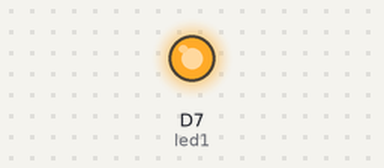
Simulated run of this sketch. Board: ESP8266 (NodeMCU). Parts: output pins drawn as LEDs (lit = HIGH).

Above: at 0.2 s.
At 19.2 s:
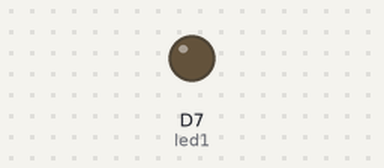
Timing chart, 0 to 20.5 s (numbered marks = the images above):
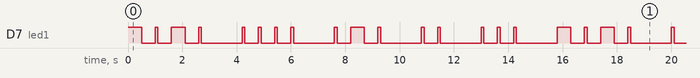

The sketch:

Task2-1.ino
```cpp
// ------------
// Blink an LED
// ------------

/*-------------

We've heavily commented this code for you. If you're a pro, feel free to ignore it.

Comments start with two slashes or are blocked off by a slash and a star.
You can read them, but your device can't.
It's like a secret message just for you.

Every program based on Wiring (programming language used by Arduino, and Particle devices) has two essential parts:
setup - runs once at the beginning of your program
loop - runs continuously over and over

You'll see how we use these in a second.

This program will blink an led on and off every second.
It blinks the D7 LED on your Particle device. If you have an LED wired to D0, it will blink that LED as well.

-------------*/


// First, we're going to make some variables.
// This is our "shorthand" that we'll use throughout the program:


int led1 = D7; // Instead of writing D7 over and over again, we'll write led2
// This one is the little blue LED on your board. On the Photon it is next to D7, and on the Core it is next to the USB jack.

// Having declared these variables, let's move on to the setup function.
// The setup function is a standard part of any microcontroller program.
// It runs only once when the device boots up or is reset.

void setup() {

  // We are going to tell our device that D0 and D7 (which we named led1 and led2 respectively) are going to be output
  // (That means that we will be sending voltage to them, rather than monitoring voltage that comes from them)

  // It's important you do this here, inside the setup() function rather than outside it or in the loop function.

  pinMode(led1, OUTPUT);


}

// Next we have the loop function, the other essential part of a microcontroller program.
// This routine gets repeated over and over, as quickly as possible and as many times as possible, after the setup function is called.
// Note: Code that blocks for too long (like more than 5 seconds), can make weird things happen (like dropping the network connection).  The built-in delay function shown below safely interleaves required background activity, so arbitrarily long delays can safely be done if you need them.

void loop() {
    // C
    blinkLED(true);
    blinkLED(false);
    blinkLED(true);
    blinkLED(false);
    delay(1000);
    //H
    blinkLED(false);
    blinkLED(false);
    blinkLED(false);
    blinkLED(false);
    delay(1000);
    //R
    blinkLED(false);
    blinkLED(true);
    blinkLED(false);
    delay(1000);
    //I
    blinkLED(false);
    blinkLED(false);
    delay(1000);
    //S
    blinkLED(false);
    blinkLED(false);
    blinkLED(false);
    delay(1000);

}

void blinkLED(bool longBlink)
{
    int intDelay = longBlink ? 500 : 100; // if long blink set delay to half a second otherwise 100 milliseconds
    digitalWrite(led1, HIGH); // turn it on
    delay(intDelay); // wait for designated time
    digitalWrite(led1, LOW); // turn it off
    delay(500); // wait another half a second
} 
```

Measured:
- by itself, D7 (led1): moves between LOW and HIGH, repeating every 15.8 s
- by itself, everything shown: repeats every 15.8 s, in 32 steps
